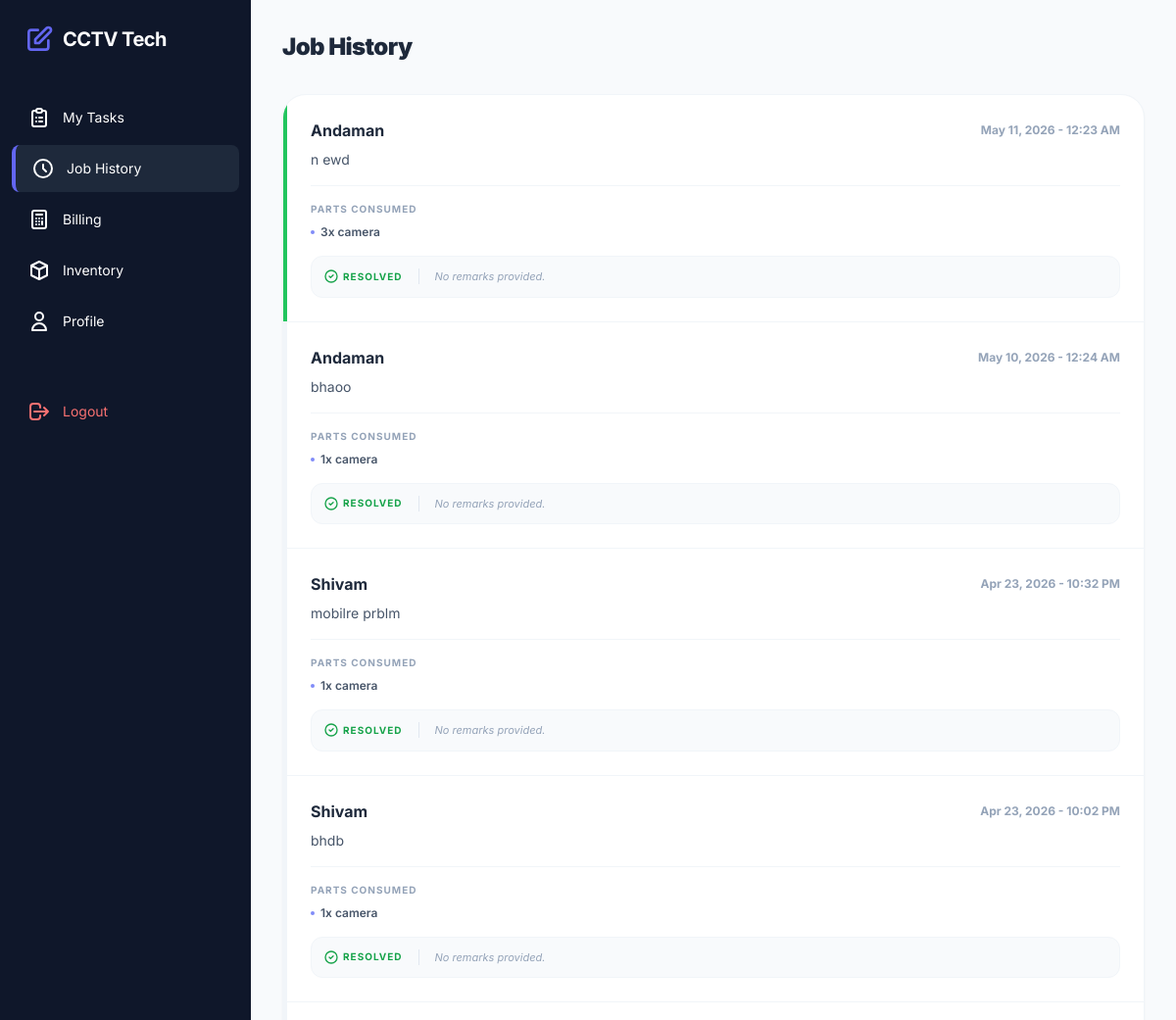
The page /tech/history.php (signed in, upper part) on the database as committed earlier.
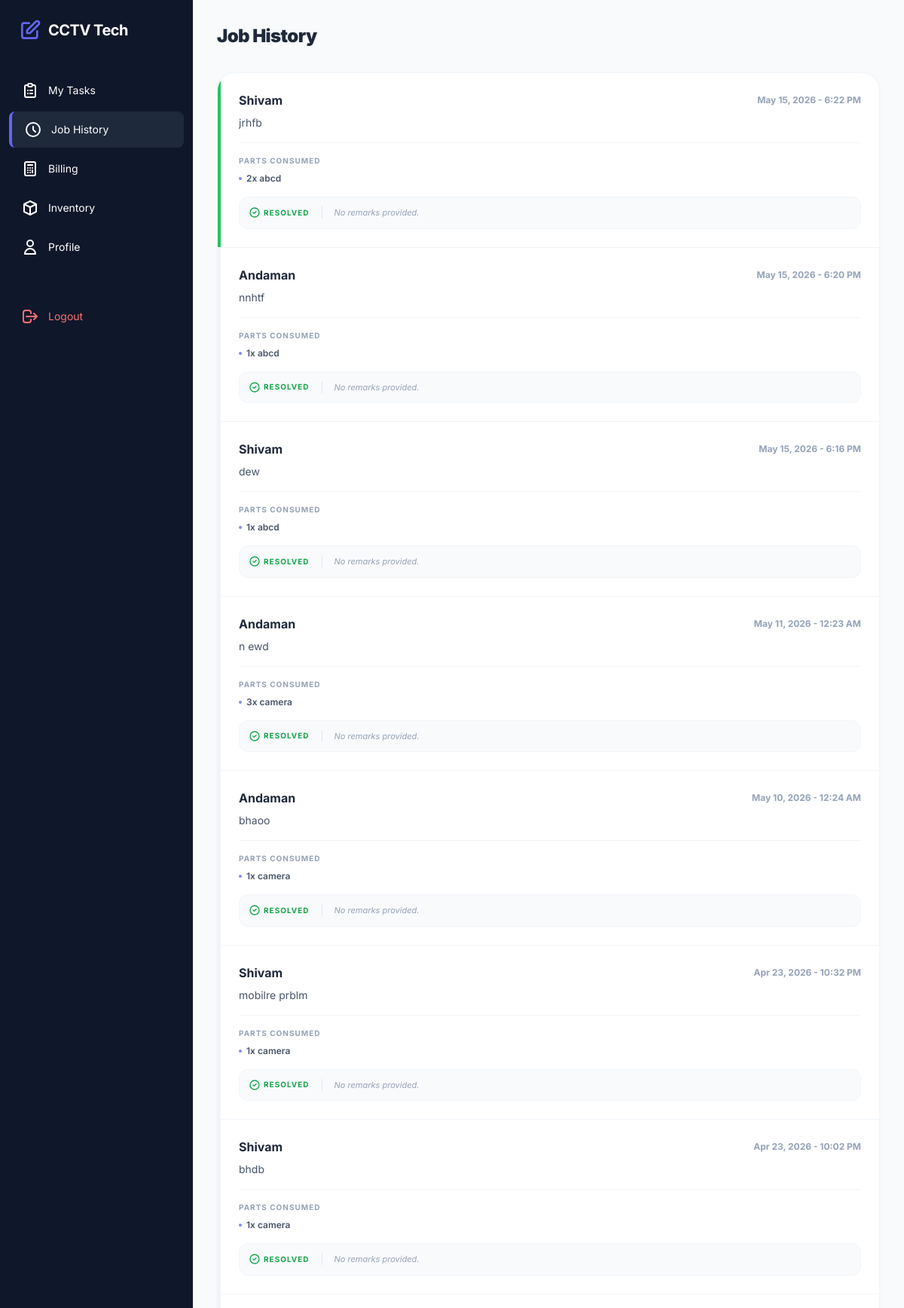
The same page on the database as committed later.
### tables this page shows
CREATE TABLE `complaints` (
  `id` int(11) NOT NULL,
  `customer_id` int(11) DEFAULT NULL,
  `assigned_tech_id` int(11) DEFAULT NULL,
  `issue_description` text NOT NULL,
  `priority` enum('Low','Medium','High') DEFAULT 'Medium',
  `status` enum('Open','Assigned','In-Progress','Completed','Closed') DEFAULT 'Open',
  `tech_remarks` text DEFAULT NULL,
  `parts_consumed` longtext DEFAULT NULL COMMENT 'Stores array of {product_id, qty, price}' CHECK (json_valid(`parts_consumed`)),
  `photo_before` varchar(255) DEFAULT NULL,
  `photo_after` varchar(255) DEFAULT NULL,
  `created_at` timestamp NOT NULL DEFAULT current_timestamp(),
  `assigned_at` datetime DEFAULT NULL,
  `started_at` datetime DEFAULT NULL,
  `completed_at` datetime DEFAULT NULL
);

CREATE TABLE `customers` (
  `id` int(11) NOT NULL,
  `customer_name` varchar(150) NOT NULL,
  `phone` varchar(15) NOT NULL,
  `address` text NOT NULL,
  `due_amount` decimal(10,2) DEFAULT 0.00,
  `gst_number` varchar(20) DEFAULT NULL,
  `has_active_amc` tinyint(1) DEFAULT 0,
  `created_at` timestamp NOT NULL DEFAULT current_timestamp()
);

### tech/history.php (the view, shortened to what this page needs)
<?php
require_once '../includes/db_connect.php';
require_once '../includes/header.php';
$techId = $_SESSION['user_id'];
try {
    $stmt = $pdo->prepare("SELECT c.*, cust.customer_name
                           FROM complaints c
                           JOIN customers cust ON c.customer_id = cust.id
                           WHERE c.assigned_tech_id = ? AND c.status IN ('Completed', 'Closed')
                           ORDER BY c.completed_at DESC");
    $stmt->execute([$techId]);
    $history = $stmt->fetchAll();
    $prodStmt = $pdo->query("SELECT id, product_name as item_name FROM products");
    $products = [];
    while ($row = $prodStmt->fetch()) {
        $products[$row['id']] = $row['item_name'];
    }
} catch (PDOException $e) {
    echo "Error: " . $e->getMessage();
}
?>
<div class="space-y-8">
    <h2 class="text-2xl font-black text-slate-800 tracking-tight">Job History</h2>
    <div class="bg-white rounded-3xl shadow-sm border border-slate-100 overflow-hidden">
        <div class="divide-y divide-slate-100">
            <?php if (empty($history)): ?>
                <div class="p-12 text-center text-slate-400 font-medium">No completed jobs found in your history.</div>
            <?php else: ?>
                <?php foreach ($history as $job): ?>
                <div class="p-6 hover:bg-slate-50 transition border-l-4 border-green-500">
                    <div class="flex items-center justify-between mb-2">
                         <h4 class="font-bold text-slate-800"><?php echo htmlspecialchars($job['customer_name']); ?></h4>
                          <span class="text-xs font-bold text-slate-400">
                             <?php echo $job['completed_at'] ? date('M j, Y - g:i A', strtotime($job['completed_at'])) : 'Completed'; ?>
                          </span>
                    </div>
                    <p class="text-sm text-slate-600 mb-4"><?php echo htmlspecialchars($job['issue_description']); ?></p>
                    <div class="mt-2 mb-4 pt-4 border-t border-slate-100 flex flex-wrap gap-8">
                        <?php if ($job['parts_consumed']):
                            $parts = json_decode($job['parts_consumed'], true);
                            if (!empty($parts)):
                        ?>
                        <div class="flex-1 min-w-[200px]">
                            <h5 class="text-[10px] uppercase font-bold text-slate-400 tracking-widest mb-2">Parts Consumed</h5>
                            <ul class="space-y-1">
                                <?php foreach ($parts as $p): ?>
                                    <li class="text-xs text-slate-600 font-semibold flex items-center gap-1.5">
                                        <div class="w-1 h-1 bg-indigo-400 rounded-full"></div>
                                        <?php echo $p['qty']; ?>x <?php echo htmlspecialchars($products[$p['product_id']] ?? 'Unknown Product'); ?>
                                    </li>
                                <?php endforeach; ?>
                            </ul>
                        </div>
                        <?php endif; endif; ?>
                    </div>
                    <div class="flex items-center gap-4 bg-slate-50 p-3 rounded-xl border border-slate-100">
                         <div class="text-[10px] uppercase font-bold text-green-600 tracking-widest flex items-center gap-1 border-r border-slate-200 pr-4">
                             <svg xmlns="http://www.w3.org/2000/svg" class="h-4 w-4" fill="none" viewBox="0 0 24 24" stroke="currentColor"><path stroke-linecap="round" stroke-linejoin="round" stroke-width="2" d="M9 12l2 2 4-4m6 2a9 9 0 11-18 0 9 9 0 0118 0z" /></svg>
                             Resolved
                         </div>
                         <?php if ($job['tech_remarks']): ?>
                             <div class="text-[11px] font-medium text-slate-500 italic max-w-sm truncate flex-1 leading-relaxed">
                                 "<?php echo htmlspecialchars($job['tech_remarks']); ?>"
                             </div>
                         <?php else: ?>
                             <div class="text-[11px] text-slate-400 italic">No remarks provided.</div>
                         <?php endif; ?>
                    </div>
                </div>
                <?php endforeach; ?>
            <?php endif; ?>
        </div>
    </div>
</div>
<?php require_once '../includes/footer.php'; ?>

Rows that differ between the two databases and show on the page:
added complaints: customer.customer_name "Shivam", completed_at "May 15, 2026 - 6:22 PM", issue_description "jrhfb", qty "2", product_id "abcd", tech_remarks "No remarks provided."
added complaints: customer.customer_name "Andaman", completed_at "May 15, 2026 - 6:20 PM", issue_description "nnhtf", qty "1", product_id "abcd", tech_remarks "No remarks provided."
added complaints: customer.customer_name "Shivam", completed_at "May 15, 2026 - 6:16 PM", issue_description "dew", qty "1", product_id "abcd", tech_remarks "No remarks provided."
